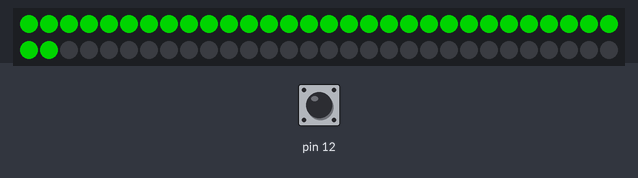
A sketch run on a simulated Arduino Uno, built with avr-gcc and run on an emulated ATmega328P. On the bench: 60 RGB LEDs in strip order, left to right, continuing on the next row. The test bench sets the inputs (shaded band); at power-on: pin 12 HIGH. Dim RGB values are drawn brighter than linear.

Above: at 1.2 s.
1.3 s: pin 12 pulled LOW for 0.15 s
At 1.37 s:
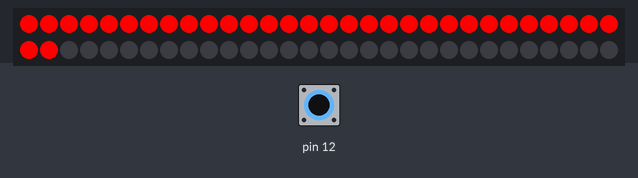
2.9 s: pin 12 pulled LOW for 3.2 s
Timing chart, 0 to 5.9 s (numbered marks = the images above; inputs shaded):
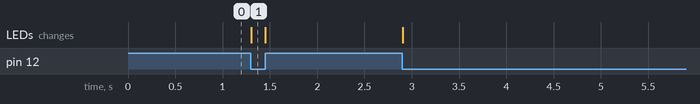

Measured:
- after the input at 1.3 s, the LEDs: change at once (image 1)

The sketch:

Day3_buttonred.ino
```cpp
#include "FastLED.h"

#define NUM_LEDS 60
#define DATA_PIN 0

CRGB leds[NUM_LEDS];

void setup() { FastLED.addLeds<WS2811, DATA_PIN>(leds, NUM_LEDS);
pinMode(12, INPUT_PULLUP);}

int offset = 42;     //the amount that the color changes each time. 256 / 6 = 42

void loop() {
for(int i=0; i<32; i++) {
  leds[i]=CRGB::Green;
 }
 FastLED.show();


  if (digitalRead(12)==LOW) {red();}

}


void cylon() {

        for(int i = 0; i < NUM_LEDS; i++) {
		leds[i] = CHSV(84+15, 255, 255);
		FastLED.show();
		leds[i] = CRGB::Black;
		delay(15);
	}

	// Now go in the other direction.
	for(int i = NUM_LEDS-1; i >= 0; i--) {
		leds[i] = CHSV(84+15, 255, 255);
		FastLED.show();
		leds[i] = CRGB::Black;
		delay(15);
	}

}

void red() {
 for(int i=0; i<32; i++) {
  leds[i]=CRGB::Red;
 }
 FastLED.show();
}
```
